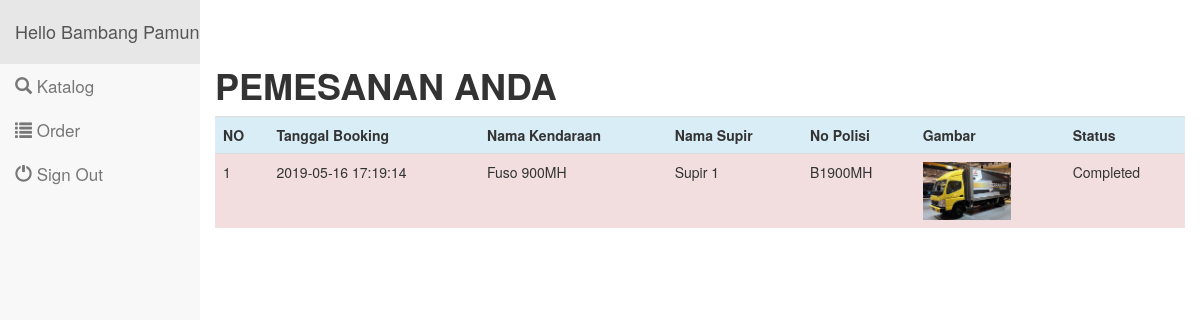
/order.php (signed in), run on the app's committed database.
### tables this page shows
CREATE TABLE `detail_booking` (
  `id_booking` int(11) NOT NULL,
  `id_user` int(11) NOT NULL,
  `id_truck` int(11) NOT NULL,
  `tanggal` timestamp NOT NULL DEFAULT CURRENT_TIMESTAMP,
  `status` int(11) NOT NULL
);

CREATE TABLE `kendaraan` (
  `id_kendaraan` int(11) NOT NULL,
  `nama_kendaraan` varchar(255) NOT NULL,
  `id_jenis` int(11) NOT NULL,
  `max_muatan` int(11) NOT NULL
);

CREATE TABLE `supir` (
  `id_supir` int(11) NOT NULL,
  `nama_supir` varchar(50) NOT NULL,
  `id_status` int(11) NOT NULL DEFAULT '1'
);

CREATE TABLE `truck` (
  `id` int(11) NOT NULL,
  `id_kendaraan` int(11) NOT NULL,
  `id_supir` int(11) NOT NULL,
  `no_polisi` varchar(20) NOT NULL,
  `gambar` varchar(255) NOT NULL
);

### includes/classes/DetailBooking.php (called while the page is built, shortened)
<?php
    Class DetailBooking {
    public function selectAllByUserID($userID) {
        $query =
        "SELECT a.*, CASE WHEN a.status = 0 THEN 'Ongoing' ELSE 'Completed' END AS statusname,
        c.nama_kendaraan, e.nama, b.no_polisi, d.nama_supir, b.gambar
        FROM detail_booking a
        LEFT JOIN truck b ON a.id_truck = b.id
        LEFT JOIN kendaraan c ON b.id_kendaraan = c.id_kendaraan
        LEFT JOIN supir d ON b.id_supir = d.id_supir
        LEFT JOIN jenis e ON c.id_jenis = e.id_jenis
        WHERE a.id_user='$userID'";
        return $query;
    }
}
?>

### order.php (the view, shortened to what this page needs)
<?php
	include "includes/config.php";
	require_once("includes/classes/DetailBooking.php");
	$self = new DetailBooking();
	$user = $_SESSION['admin_KODE'];
	$query = $self->selectAllByUserID($user);
    $result = mysqli_query($connection, $query);
?>
<?php include("adminmenu.php") ?>
<div class="row">
<div class="col-sm-12">
	<table class="table table-hover">
		<div class="etri-form">
			<br><br><br><h1><b>PEMESANAN ANDA</h1>
		</div>
	<tr class="info">
				<th>NO</th>
				<th>Tanggal Booking</th>
				<th>Nama Kendaraan</th>
				<th>Nama Supir</th>
				<th>No Polisi</th>
				<th>Gambar</th>
				<th>Status</th>
				</tr>
	<?php
		if(mysqli_num_rows($result)>0)
	{?>
		<?php $no=1; ?>
		<?php while ($row = mysqli_fetch_array($result))
			{ ?>
				<tr class="danger" height="20px">
					<td><?php echo $no; ?></td>
					<td><?php echo $row['tanggal']; ?> </td>
					<td><?php echo $row['nama_kendaraan']; ?> </td>
					<td><?php echo $row['nama_supir']; ?> </td>
					<td><?php echo $row['no_polisi']; ?> </td>
					<td><?php if($row['gambar'] == "") { echo "<img src='images/noimage.png' width='88'/>"; } else { echo "<img src='images/truck/".$row['gambar']."' width='88'/>"; } ?> </td>
					<td><?php echo $row['statusname']; ?> </td>
				</tr>
				<?php $no++; ?>
			<?php  } ?>
	<?php  } ?>
	</table>
</div>
</div>
<?php include("adminfooter.php") ?>

### css/menuvertical.css (style rules this page uses)
@media (min-width: 768px) { html,body { background-color: #f8f8f8; height: 100%; overflow: hidden; } }

### data on the page
detail_booking: tanggal "2019-05-16 17:19:14", kendaraan.nama_kendaraan "Fuso 900MH", supir.nama_supir "Supir 1", id_truck.no_polisi "B1900MH", id_truck.gambar (picture), statusname "Completed"

### other printed values
$_SESSION['admin_NAMA'] "Bambang Pamungkas"
